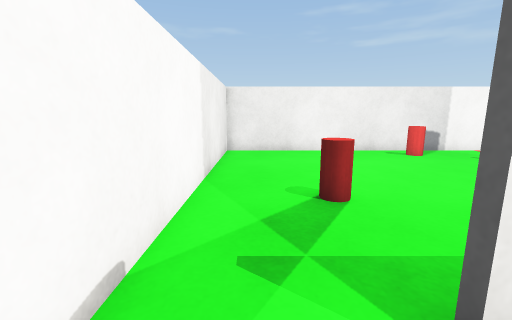
view 1 (above)

16 first-person views from a walk through a Webots world. The camera is 0.17 m above the floor, tilts 10° down and sees 90° across. The floor is counted in squares, 0.1 m on a side. Each view is taken from the middle of a square. On the plan, view 1 faces up. The plan holds only what a view shows up to about 14 squares ahead; the rest is blank. Robots are left out. Webots' stock objects and surfaces are drawn as simple stand-ins.

view 2
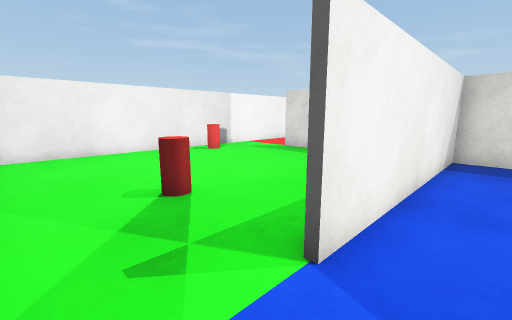

view 3
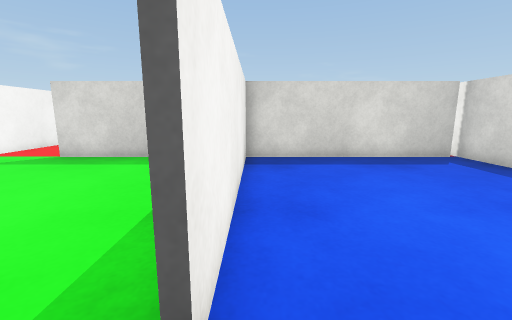

view 4
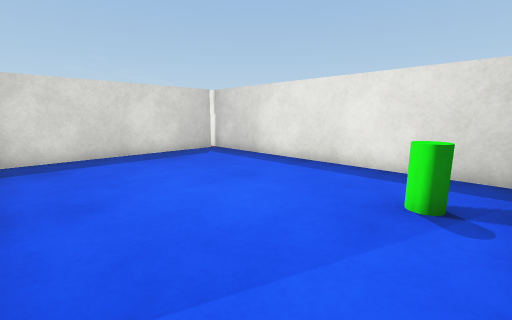

view 5
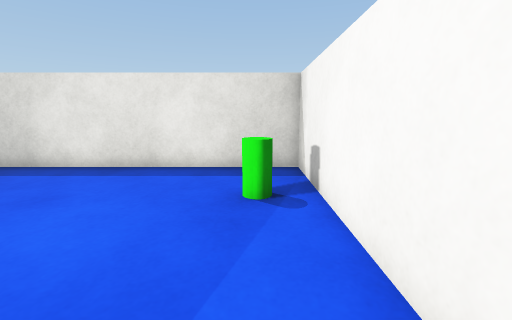

view 6
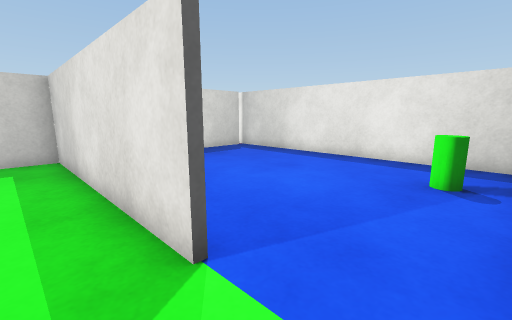

view 7
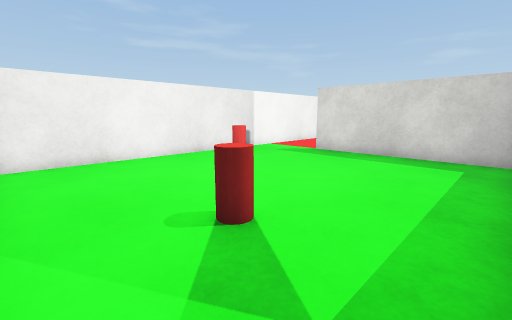

view 8
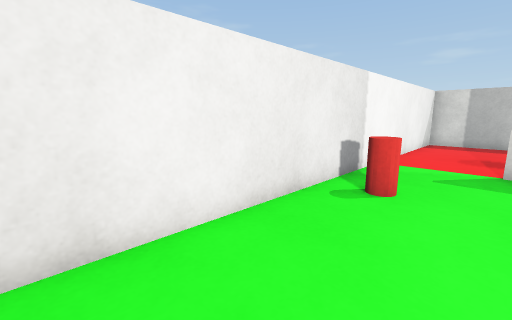

view 9
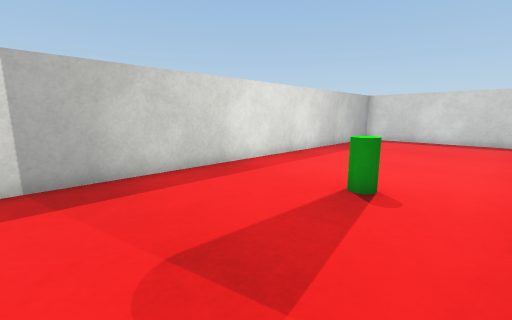

view 10
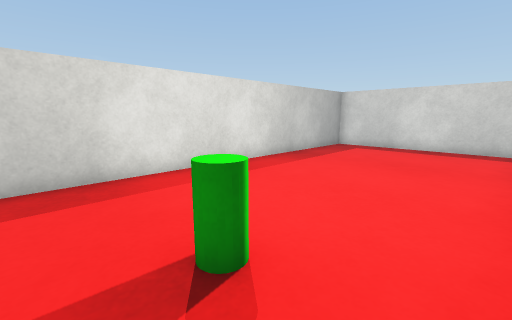

view 11
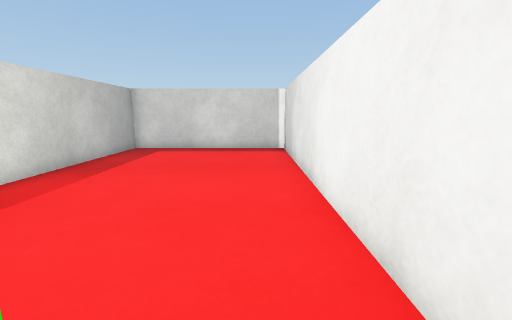

view 12
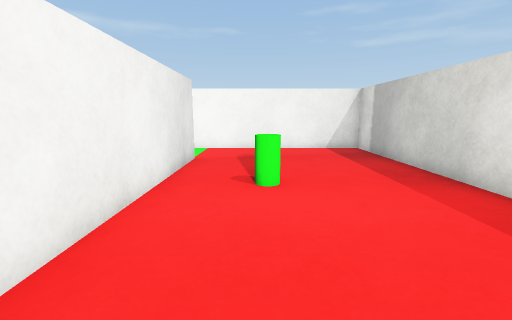

view 13
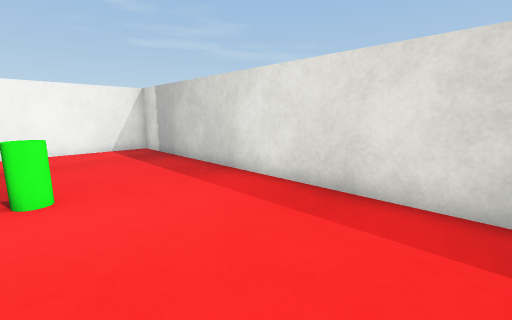

view 14
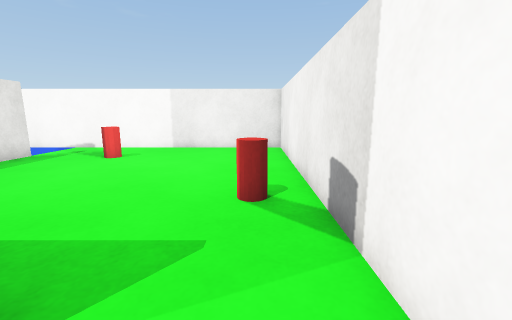

view 15
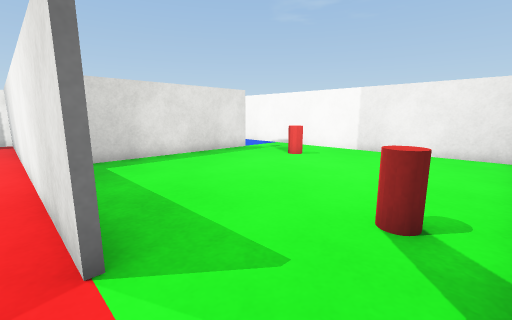

view 16
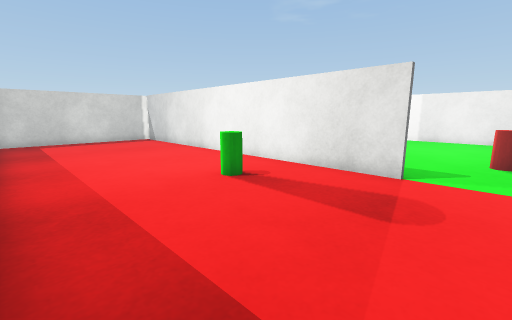

### Floor plan
Ten units are one square. View 1 is at (0, 0); x grows to the right and y downward. Boxes are objects, and circles mark ways between rooms. Rooms are numbered by the first view taken in them; rooms with no view inside come last. Other rooms are left out.
<svg viewBox="-19 -128 207 206">
<path fill="none" stroke="#000" d="M-14 -14 -14 73 101 73M104 70 104 -19M104 -14 14 -14M14 -16 104 -16M96 -123 -14 -123 -14 -14M104 -19 104 -91M106 -91 106 70M101 73 183 73 183 -123 96 -123"/>
<rect x="-5" y="35" width="10" height="10" fill="#bbb"><title>drink can</title></rect>
<rect x="15" y="-55" width="10" height="10" fill="#bbb"><title>drink can</title></rect>
<rect x="65" y="-115" width="10" height="10" fill="#bbb"><title>drink can</title></rect>
<rect x="125" y="-55" width="10" height="10" fill="#bbb"><title>drink can</title></rect>
<circle cx="0" cy="-20" r="3" fill="#2a7"/>
<circle cx="100" cy="-110" r="3" fill="#2a7"/>
<text x="40" y="30">1</text>
<text x="40" y="-70">2</text>
<text x="140" y="-30">3</text>
</svg>
Room 1 opens to room 2. Room 2 opens to room 3.

Where each view was taken, in squares from view 1:
view 1: 0 up, 0 right, facing up
view 2: 0 up, 1 left, facing up-right
view 3: 1 up, 0 right, facing right
view 4: 1 up, 1 left, facing down-right
view 5: 1 up, 0 right, facing down
view 6: 3 up, 1 left, facing down-right
view 7: 2 up, 1 left, facing up-right
view 8: 9 up, 1 right, facing up-right
view 9: 11 up, 11 right, facing down-right
view 10: 7 up, 11 right, facing down-right
view 11: 6 up, 12 right, facing down
view 12: 1 down, 13 right, facing up
view 13: 1 down, 13 right, facing up-right
view 14: 11 up, 12 right, facing left
view 15: 12 up, 11 right, facing down-left
view 16: 11 up, 18 right, facing down-left
